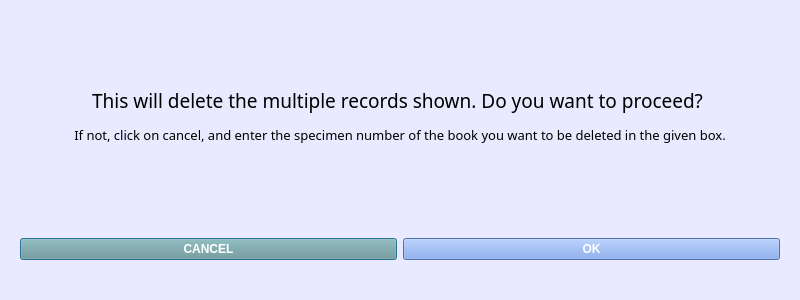
<?xml version="1.0" encoding="UTF-8"?>
<ui version="4.0">
 <class>Dialog</class>
 <widget class="QDialog" name="Dialog">
  <property name="geometry">
   <rect>
    <x>0</x>
    <y>0</y>
    <width>800</width>
    <height>300</height>
   </rect>
  </property>
  <property name="windowTitle">
   <string>Dialog</string>
  </property>
  <property name="styleSheet">
   <string notr="true">background-color: rgb(233, 233, 255);</string>
  </property>
  <layout class="QGridLayout" name="gridLayout">
   <property name="leftMargin">
    <number>20</number>
   </property>
   <property name="topMargin">
    <number>0</number>
   </property>
   <property name="rightMargin">
    <number>20</number>
   </property>
   <property name="bottomMargin">
    <number>0</number>
   </property>
   <item row="2" column="0" colspan="2">
    <widget class="QLabel" name="label_2">
     <property name="font">
      <font>
       <family>Trebuchet MS</family>
       <pointsize>14</pointsize>
       <weight>50</weight>
       <bold>false</bold>
      </font>
     </property>
     <property name="frameShape">
      <enum>QFrame::NoFrame</enum>
     </property>
     <property name="frameShadow">
      <enum>QFrame::Raised</enum>
     </property>
     <property name="text">
      <string>&lt;html&gt;&lt;head/&gt;&lt;body&gt;&lt;p align=&quot;center&quot;&gt;This will delete the multiple records shown. Do you want to proceed? &lt;/p&gt;&lt;p align=&quot;center&quot;&gt;&lt;span style=&quot; font-size:10pt;&quot;&gt;If not, click on cancel, and enter the specimen number of the book you want to be deleted in the given box.&lt;/span&gt;&lt;/p&gt;&lt;/body&gt;&lt;/html&gt;</string>
     </property>
     <property name="wordWrap">
      <bool>true</bool>
     </property>
    </widget>
   </item>
   <item row="5" column="0" colspan="2">
    <spacer name="horizontalSpacer">
     <property name="orientation">
      <enum>Qt::Horizontal</enum>
     </property>
     <property name="sizeHint" stdset="0">
      <size>
       <width>40</width>
       <height>40</height>
      </size>
     </property>
    </spacer>
   </item>
   <item row="3" column="0" colspan="2">
    <spacer name="horizontalSpacer_3">
     <property name="orientation">
      <enum>Qt::Horizontal</enum>
     </property>
     <property name="sizeHint" stdset="0">
      <size>
       <width>40</width>
       <height>20</height>
      </size>
     </property>
    </spacer>
   </item>
   <item row="4" column="0">
    <widget class="QPushButton" name="cancelButton">
     <property name="cursor">
      <cursorShape>ArrowCursor</cursorShape>
     </property>
     <property name="styleSheet">
      <string notr="true">background-color: rgb(115, 155, 150);
font: 75 10pt &quot;Calibri&quot;;
font: bold;
color: white;</string>
     </property>
     <property name="text">
      <string>CANCEL</string>
     </property>
    </widget>
   </item>
   <item row="1" column="0" colspan="2">
    <spacer name="horizontalSpacer_2">
     <property name="orientation">
      <enum>Qt::Horizontal</enum>
     </property>
     <property name="sizeHint" stdset="0">
      <size>
       <width>40</width>
       <height>20</height>
      </size>
     </property>
    </spacer>
   </item>
   <item row="4" column="1">
    <widget class="QPushButton" name="okButton">
     <property name="cursor">
      <cursorShape>ArrowCursor</cursorShape>
     </property>
     <property name="styleSheet">
      <string notr="true">background-color: rgb(114, 155, 232);
font: 75 10pt &quot;Calibri&quot;;
font: bold;
color: white;</string>
     </property>
     <property name="text">
      <string>OK</string>
     </property>
    </widget>
   </item>
  </layout>
 </widget>
 <resources/>
 <connections/>
</ui>
